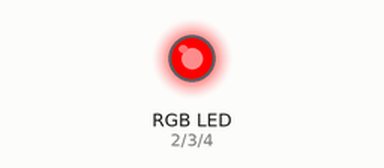
This program was run on a simulated Raspberry Pi (BCM pin numbers). On the bench: an RGB LED mixed from three pins (HIGH = lit).

Above: at 0.2 s.
At 1.2 s:
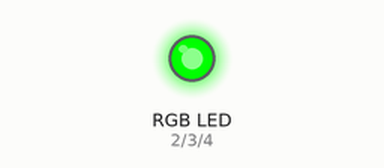
At 2.2 s:
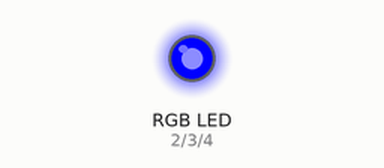
At 5.7 s:
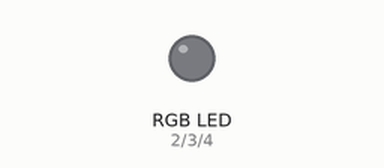
Timing chart, 0 to 6.9 s (numbered marks = the images above):
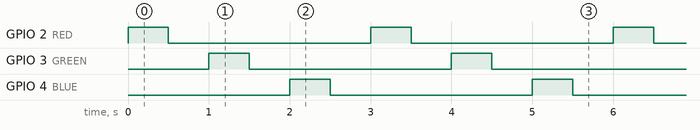

The program:

RGB.py
```python
#---------------------------------------------------------------
#			RED AND GREEN FLASHING LED
#			--------------------------
# In this project an RGB LED is connected to the Raspberry Pi.
# The program flashes the RED, GREEN, and BLUE LEDs alternately
# every 0.5 second
#
# Author: Dogan Ibrahim
# File  : RGB.py
# Date  : October, 2020
#---------------------------------------------------------------
import RPi.GPIO as GPIO
import time
GPIO.setwarnings(False)

RED = 2					# RED LED at GPIO2
GREEN = 3				# GREEN LED at GPIO3
BLUE = 4				# BLUE LED at GPIO4
GPIO.setmode(GPIO.BCM)			# Set BCM mode

GPIO.setup(RED, GPIO.OUT)		# RED LED is output
GPIO.setup(GREEN, GPIO.OUT)		# GREEN LED is output
GPIO.setup(BLUE, GPIO.OUT)		# BLUE LED is output

while True:				# Do forever
   GPIO.output(RED, 1)			# RED LED is ON
   time.sleep(0.5)			# Wait 0.5 second
   GPIO.output(RED, 0)			# RED LED is OFF
   time.sleep(0.5)			# Wait 0.5 second
   GPIO.output(GREEN, 1)		# GREEN LED is ON
   time.sleep(0.5)			# Wait 0.5 second
   GPIO.output(GREEN, 0)		# GREEN LED is OFF
   time.sleep(0.5)			# Wait 0.5 second
   GPIO.output(BLUE, 1)			# BLUE LED is ON
   time.sleep(0.5)			# Wait 0.5 second
   GPIO.output(BLUE, 0)			# BLUE LED is OFF
   time.sleep(0.5)			# Wait 0.5 second
```

Measured:
- by itself, GPIO 2 (RED), GPIO 3 (GREEN), GPIO 4 (BLUE): alternates HIGH for 0.50 s and LOW for 2.5 s
- by itself, everything shown: repeats every 3.0 s, in 6 steps
